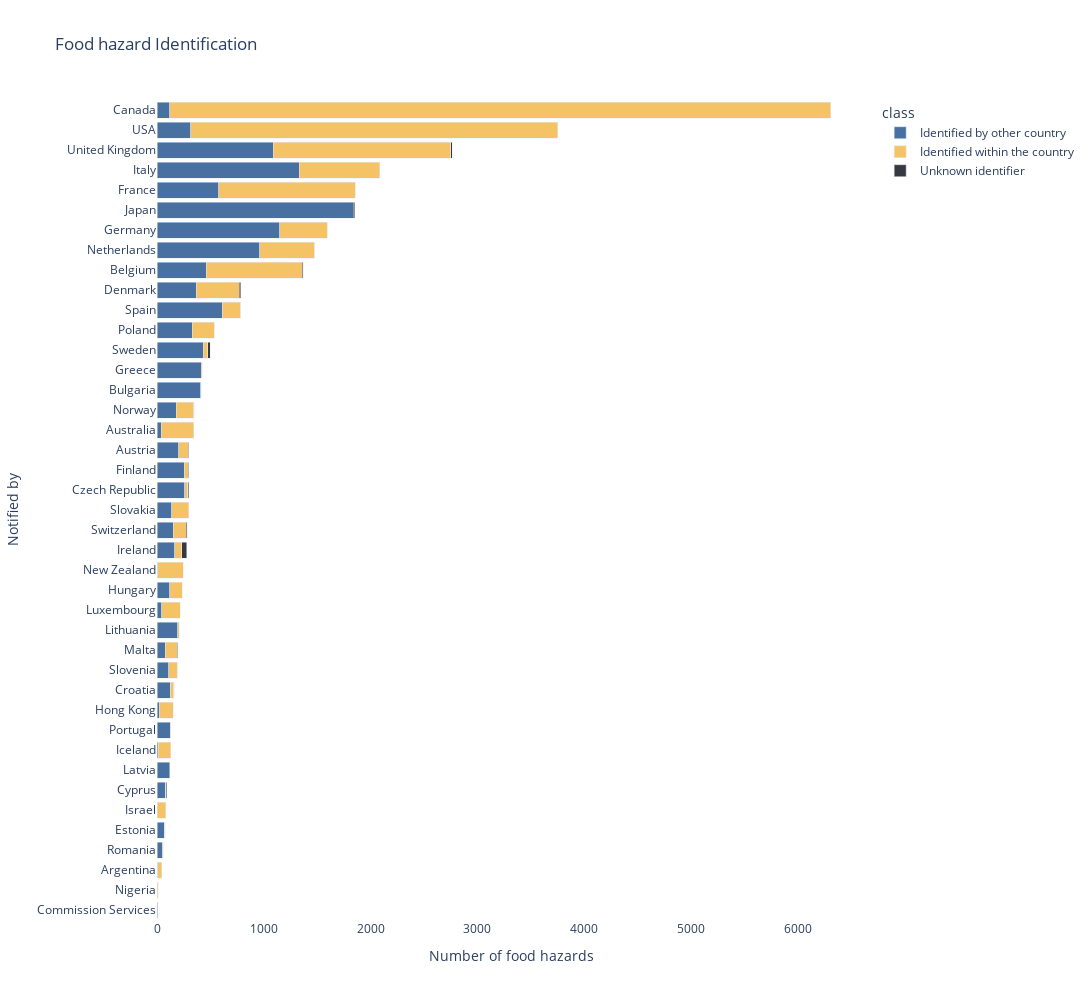

Notebook code for this chart:
### Code cell
fig = px.bar(f2, x="ID", y="Notified by", color="class", title="Food hazard Identification", width=1100, height=1000, color_discrete_sequence =['#4870a0','#f3c366','#36393f'], labels = {'ID':'Number of food hazards','Country of Origin': 'Country of identification'})
fig.update_layout({'plot_bgcolor': 'rgba(0, 0, 0, 0)','paper_bgcolor': 'rgba(0, 0, 0, 0)',
'barmode':'stack', 'yaxis':{'categoryorder':'total ascending'}})
fig.show()

### Figure 1 — Plotly figure (JSON) as saved in the notebook; plotly's stock layout.template omitted (floating-point values rounded to 4 significant figures)
{"data": [{"alignmentgroup": "True", "hovertemplate": "class=Identified by other country<br>Number of food hazards=%{x}<br>Notified by=%{y}<extra></extra>", "legendgroup": "Identified by other country", "marker": {"color": "#4870a0"}, "name": "Identified by other country", "offsetgroup": "Identified by other country", "orientation": "h", "showlegend": true, "textposition": "auto", "type": "bar", "x": [7, 38, 202, 459, 410, 118, 5, 125, 82, 261, 368, 68, 256, 578, 1151, 416, 21, 120, 10, 167, 2, 1331, 1835, 118, 195, 45, 76, 964, 8, 3, 181, 329, 126, 50, 138, 108, 609, 434, 151, 314, 1088], "xaxis": "x", "y": ["Argentina", "Australia", "Austria", "Belgium", "Bulgaria", "Canada", "Commission Services", "Croatia", "Cyprus", "Czech Republic", "Denmark", "Estonia", "Finland", "France", "Germany", "Greece", "Hong Kong", "Hungary", "Iceland", "Ireland", "Israel", "Italy", "Japan", "Latvia", "Lithuania", "Luxembourg", "Malta", "Netherlands", "New Zealand", "Nigeria", "Norway", "Poland", "Portugal", "Romania", "Slovakia", "Slovenia", "Spain", "Sweden", "Switzerland", "USA", "United Kingdom"], "yaxis": "y"}, {"alignmentgroup": "True", "hovertemplate": "class=Identified within the country<br>Number of food hazards=%{x}<br>Notified by=%{y}<extra></extra>", "legendgroup": "Identified within the country", "marker": {"color": "#f3c366"}, "name": "Identified within the country", "offsetgroup": "Identified within the country", "orientation": "h", "showlegend": true, "textposition": "auto", "type": "bar", "x": [36, 307, 91, 900, 4, 6187, 33, 1, 28, 402, 5, 36, 1276, 441, 6, 130, 118, 120, 66, 79, 754, 3, 11, 171, 115, 511, 236, 9, 165, 207, 5, 8, 157, 82, 173, 42, 123, 3435, 1661], "xaxis": "x", "y": ["Argentina", "Australia", "Austria", "Belgium", "Bulgaria", "Canada", "Croatia", "Cyprus", "Czech Republic", "Denmark", "Estonia", "Finland", "France", "Germany", "Greece", "Hong Kong", "Hungary", "Iceland", "Ireland", "Israel", "Italy", "Japan", "Lithuania", "Luxembourg", "Malta", "Netherlands", "New Zealand", "Nigeria", "Norway", "Poland", "Portugal", "Romania", "Slovakia", "Slovenia", "Spain", "Sweden", "Switzerland", "USA", "United Kingdom"], "yaxis": "y"}, {"alignmentgroup": "True", "hovertemplate": "class=Unknown identifier<br>Number of food hazards=%{x}<br>Notified by=%{y}<extra></extra>", "legendgroup": "Unknown identifier", "marker": {"color": "#36393f"}, "name": "Unknown identifier", "offsetgroup": "Unknown identifier", "orientation": "h", "showlegend": true, "textposition": "auto", "type": "bar", "x": [6, 10, 4, 6, 7, 15, 2, 4, 3, 3, 44, 12, 1, 1, 2, 2, 1, 2, 23, 8, 17], "xaxis": "x", "y": ["Austria", "Belgium", "Croatia", "Cyprus", "Czech Republic", "Denmark", "Estonia", "Finland", "France", "Germany", "Ireland", "Japan", "Malta", "Netherlands", "Norway", "Poland", "Slovenia", "Spain", "Sweden", "Switzerland", "United Kingdom"], "yaxis": "y"}], "layout": {"barmode": "stack", "height": 1000, "legend": {"title": {"text": "class"}, "tracegroupgap": 0}, "paper_bgcolor": "rgba(0, 0, 0, 0)", "plot_bgcolor": "rgba(0, 0, 0, 0)", "title": {"text": "Food hazard Identification"}, "width": 1100, "xaxis": {"anchor": "y", "domain": [0, 1], "title": {"text": "Number of food hazards"}}, "yaxis": {"anchor": "x", "categoryorder": "total ascending", "domain": [0, 1], "title": {"text": "Notified by"}}}}
